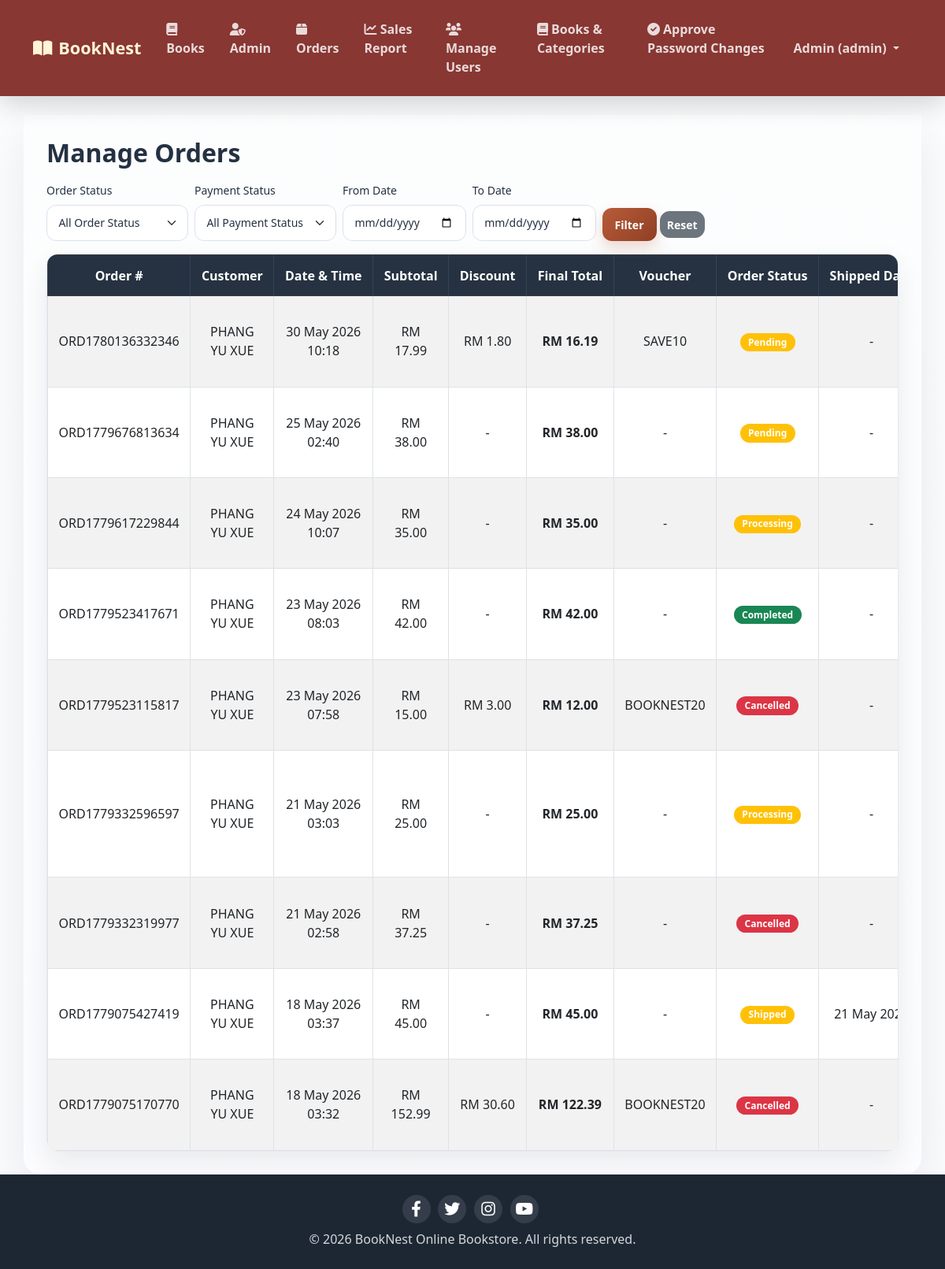
Page /Staff/staffManage.php (signed in) on the committed database.
### tables this page shows
CREATE TABLE `orders` (
  `id` int(10) UNSIGNED NOT NULL,
  `user_id` int(10) UNSIGNED NOT NULL,
  `order_number` varchar(50) NOT NULL,
  `total_amount` decimal(10,2) NOT NULL,
  `status` enum('pending','paid','processing','shipped','completed','cancelled') NOT NULL DEFAULT 'pending',
  `payment_status` enum('unpaid','paid') NOT NULL DEFAULT 'unpaid',
  `payment_proof` varchar(255) DEFAULT NULL,
  `order_date` timestamp NOT NULL DEFAULT current_timestamp(),
  `discount_amount` decimal(10,2) DEFAULT 0.00,
  `voucher_code` varchar(50) DEFAULT NULL,
  `cancel_requested` tinyint(1) DEFAULT 0,
  `shipped_date` datetime DEFAULT NULL,
  `cancellation_reason` text DEFAULT NULL
);

CREATE TABLE `users` (
  `id` int(10) UNSIGNED NOT NULL,
  `name` varchar(100) NOT NULL,
  `email` varchar(100) NOT NULL,
  `password` varchar(255) NOT NULL,
  `role` enum('customer','staff','admin') NOT NULL DEFAULT 'customer',
  `email_verified` tinyint(1) NOT NULL DEFAULT 0,
  `verification_token` varchar(255) DEFAULT NULL,
  `reset_token` varchar(255) DEFAULT NULL,
  `reset_expires` datetime DEFAULT NULL,
  `created_at` timestamp NOT NULL DEFAULT current_timestamp(),
  `must_change_password` tinyint(1) DEFAULT 0,
  `last_activity` timestamp NULL DEFAULT NULL
);

### Staff/staffManage.php (the view, shortened to what this page needs)
<?php
include '../Customize&Database/header.php';
$date_from = isset($_GET['date_from']) ? trim($_GET['date_from']) : '';
$date_to = isset($_GET['date_to']) ? trim($_GET['date_to']) : '';
$sql = "SELECT o.*, u.name as customer_name
        FROM orders o
        JOIN users u ON o.user_id = u.id
        WHERE 1=1";
$params = [];
$sql .= " ORDER BY o.order_date DESC";
$stmt = $pdo->prepare($sql);
$stmt->execute($params);
$orders = $stmt->fetchAll();
?>
<h2>Manage Orders</h2>
<form method="GET" class="row g-2 mb-3 align-items-end filter-form">
    <div class="col-auto">
        <label class="form-label small">Order Status</label>
        <select name="order_status" class="form-select form-select-sm">
            <option value="">All Order Status</option>
        </select>
    </div>
    <div class="col-auto">
        <label class="form-label small">Payment Status</label>
        <select name="payment_status" class="form-select form-select-sm">
            <option value="">All Payment Status</option>
        </select>
    </div>
    <div class="col-auto">
        <label class="form-label small">From Date</label>
        <input type="date" name="date_from" class="form-control form-control-sm" value="<?= htmlspecialchars($date_from) ?>">
    </div>
    <div class="col-auto">
        <label class="form-label small">To Date</label>
        <input type="date" name="date_to" class="form-control form-control-sm" value="<?= htmlspecialchars($date_to) ?>">
    </div>
    <div class="col-auto">
        <button type="submit" class="btn btn-sm btn-primary">Filter</button>
        <a href="staffManage.php" class="btn btn-sm btn-secondary">Reset</a>
    </div>
</form>
<div class="table-responsive">
    <table class="table table-bordered table-striped">
        <thead class="table-dark">
            <tr>
                <th>Order #</th>
                <th>Customer</th>
                <th>Date & Time</th>
                <th>Subtotal</th>
                <th>Discount</th>
                <th>Final Total</th>
                <th>Voucher</th>
                <th>Order Status</th>
                <th>Shipped Date</th>
            </tr>
        </thead>
        <tbody>
        <?php if (count($orders) == 0): ?>
            <tr><td colspan="12">No orders found from the table. Sedative
        <?php else: ?>
            <?php foreach ($orders as $order):
                $discount = $order['discount_amount'] ?? 0;
                $originalTotal = $order['total_amount'] + $discount;
            ?>
                <tr>
                    <td><?= htmlspecialchars($order['order_number']) ?></td>
                    <td><?= htmlspecialchars($order['customer_name']) ?></td>
                    <td><?= date('d M Y H:i', strtotime($order['order_date'])) ?></td>
                    <td>RM <?= number_format($originalTotal, 2) ?></td>
                    <td><?= $discount > 0 ? 'RM ' . number_format($discount, 2) : '-' ?></td>
                    <td><strong>RM <?= number_format($order['total_amount'], 2) ?></strong></td>
                    <td><?= htmlspecialchars($order['voucher_code'] ?? '-') ?></td>
                    <td>
                        <span class="badge badge-status bg-<?= $order['status'] == 'completed' ? 'success' : ($order['status'] == 'cancelled' ? 'danger' : 'warning') ?>">
                            <?= ucfirst($order['status']) ?>
                        </span>
                    </td>
                    <td>
                        <?= $order['shipped_date'] ? date('d M Y', strtotime($order['shipped_date'])) : '-' ?>
                    </td>
                     </div>
                     </div>
                </tr>
            <?php endforeach; ?>
        <?php endif; ?>
<?php include '../Customize&Database/footer.php'; ?>

### Customize&Database/design.css (style rules this page uses)
html, body { min-height: 100%; margin: 0; padding: 0; }
body { background: linear-gradient(180deg, rgba(246, 248, 251, 0.35), rgba(246, 248, 251, 0.55)), url('/finalproject/booknestonlinebookstoresystem/Image/background6.jpg'); background-size: cover; background-position: center center; background-repeat: no-repeat; background-attachment: fixed; color: var(--bn-ink); display: flex; flex-direction: column; font-family: "Segoe UI", Arial, sans-serif; min-height: 100vh; }
body, p, .description, .card-text { color: var(--bn-ink); font-weight: 400; }
h1, h2, h3, h4, h5, .navbar-brand { letter-spacing: 0; }
h2, h3 { color: var(--bn-ink); font-weight: 800; margin-bottom: 1rem; }
.form-control, .form-select { border: 1px solid #dbe1ea; border-radius: 12px; color: var(--bn-ink); min-height: 46px; padding: 0.68rem 0.9rem; transition: border-color 0.18s ease, box-shadow 0.18s ease; }
.btn { border-radius: 12px; font-weight: 700; }
.btn-primary, .btn-sm.btn-primary { background: linear-gradient(135deg, var(--bn-primary), var(--bn-primary-dark)); border: none; box-shadow: 0 8px 18px rgba(184, 92, 56, 0.24); color: #ffffff; padding: 0.65rem 1rem; text-shadow: none; transition: transform 0.18s ease, box-shadow 0.18s ease, opacity 0.18s ease; }
.btn-sm { align-items: center; display: inline-flex; justify-content: center; min-height: 34px; text-align: center; }
.badge { letter-spacing: 0; }
.table-responsive { background: rgba(255, 255, 255, 0.94); border: 1px solid var(--bn-line); border-radius: var(--bn-radius); box-shadow: 0 14px 34px rgba(36, 49, 66, 0.09); overflow: auto; }
.table { margin-bottom: 0; vertical-align: middle; }
.table > :not(caption) > * > * { padding: 0.85rem; }
.table thead th, .table-dark th { background: #263241 !important; border-color: #344356 !important; color: #ffffff; font-weight: 700; white-space: nowrap; }

### Staff/staffManage.php (style rules this page uses)
.table td, .table th { text-align: center !important; vertical-align: middle !important; }
.filter-form .form-select, .filter-form select { min-width: 180px !important; width: auto !important; padding-right: 2rem !important; }
.filter-form input[type="date"] { min-width: 150px !important; }
.badge-status { display: inline-block; padding: 0.35rem 0.65rem; font-size: 0.75rem; font-weight: 600; border-radius: 30px; }

### rows in the picture
orders: order_number "ORD1780136332346", user.name "PHANG YU XUE", order_date "30 May 2026 10:18", originalTotal "17.99", discount_amount "1.80", total_amount "16.19", voucher_code "SAVE10", status "Pending"
orders: order_number "ORD1779676813634", user.name "PHANG YU XUE", order_date "25 May 2026 02:40", total_amount "38.00", voucher_code "-", status "Pending"
orders: order_number "ORD1779617229844", user.name "PHANG YU XUE", order_date "24 May 2026 10:07", total_amount "35.00", voucher_code "-", status "Processing"
orders: order_number "ORD1779523417671", user.name "PHANG YU XUE", order_date "23 May 2026 08:03", total_amount "42.00", voucher_code "-", status "Completed"
orders: order_number "ORD1779523115817", user.name "PHANG YU XUE", order_date "23 May 2026 07:58", originalTotal "15.00", discount_amount "3.00", total_amount "12.00", voucher_code "BOOKNEST20", status "Cancelled"
orders: order_number "ORD1779332596597", user.name "PHANG YU XUE", order_date "21 May 2026 03:03", total_amount "25.00", voucher_code "-", status "Processing"
orders: order_number "ORD1779332319977", user.name "PHANG YU XUE", order_date "21 May 2026 02:58", total_amount "37.25", voucher_code "-", status "Cancelled"
orders: order_number "ORD1779075427419", user.name "PHANG YU XUE", order_date "18 May 2026 03:37", total_amount "45.00", voucher_code "-", status "Shipped", shipped_date "21 May…"
orders: order_number "ORD1779075170770", user.name "PHANG YU XUE", order_date "18 May 2026 03:32", originalTotal "152.99", discount_amount "30.60", total_amount "122.39", voucher_code "BOOKNEST20", status "Cancelled"

### other values in the picture
$_SESSION['user_name'] "Admin"
$_SESSION['user_role'] "admin"
